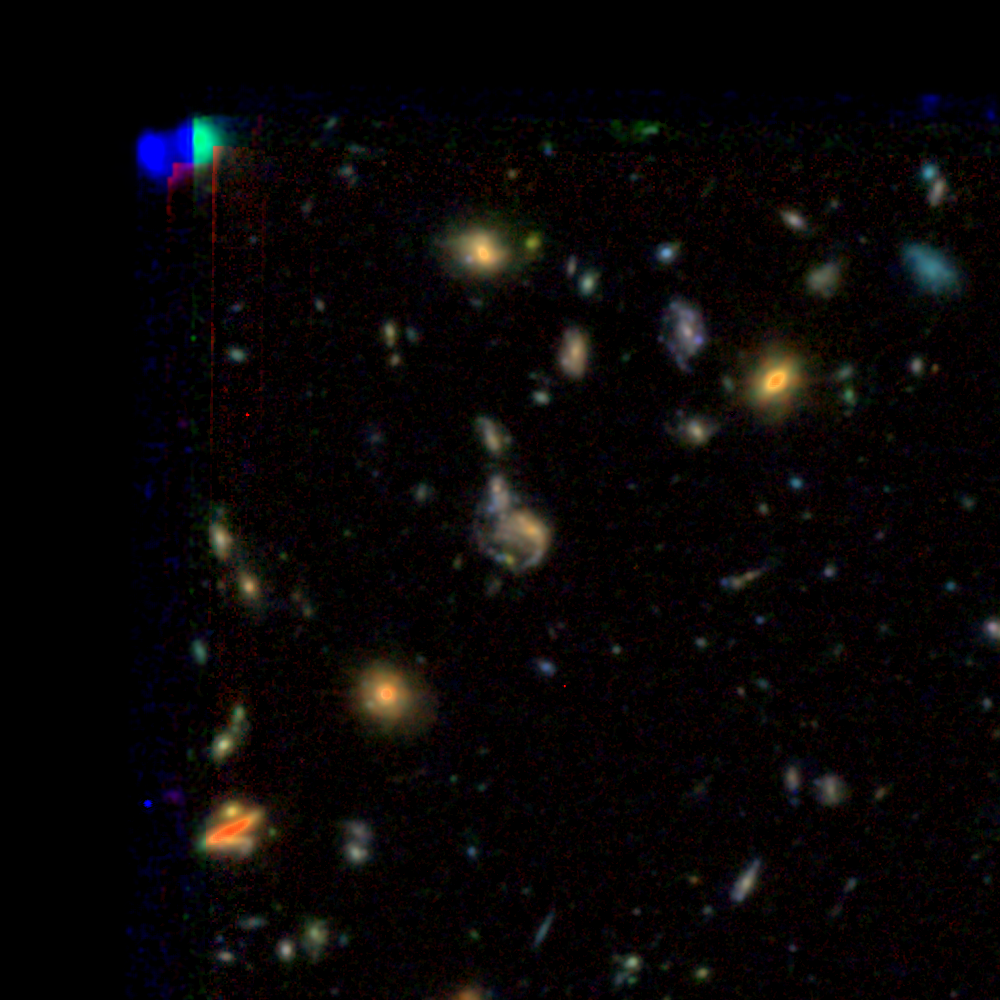

Reproduce this figure in Python.


import numpy as np
import matplotlib as mpl
import matplotlib.pyplot as plt
import matplotlib.patheffects as pe
import cmasher as cmr
import h5py
from astropy.io import fits
from astropy.visualization import make_lupton_rgb


if __name__ == '__main__':

    # this should be replaced by an environment variable or similar
    ceers_dir = '/Users/stephenwilkins/Dropbox/Research/data/images/jwst/ceers'

    pointing = 1
    version = '0.2'

    filters = []
    filters += ['f115w', 'f150w', 'f200w', 'f277w', 'f356w', 'f444w']

    rgb_filters = {''}  # ultimately want to stack groups

    imgs = {}

    for filter in filters:
        imgs[filter] = np.load(f'{ceers_dir}/images/{version}/cutout_{filter}.npy')

    im = {}
    im['r'] = imgs['f356w'] + imgs['f444w']
    im['g'] = imgs['f200w'] + imgs['f277w']
    im['b'] = imgs['f115w'] + imgs['f150w']

    # for f in ['r', 'g', 'b']:
    #     threshold = -np.percentile(im[f][im[f] < 0.0], 0.32)
    #     norm = plt.Normalize(0.0, threshold*10.)
    #     im[f] = norm(im[f])

    image = make_lupton_rgb(im['r'], im['g'], im['b'], Q=8, stretch=0.1)

    fig = plt.figure(figsize=(4, 4), dpi=250)
    ax = fig.add_axes((0.0, 0.0, 1., 1.))
    ax.imshow(image)
    ax.set_axis_off()

    fig.savefig(f'rgb_test.png')
